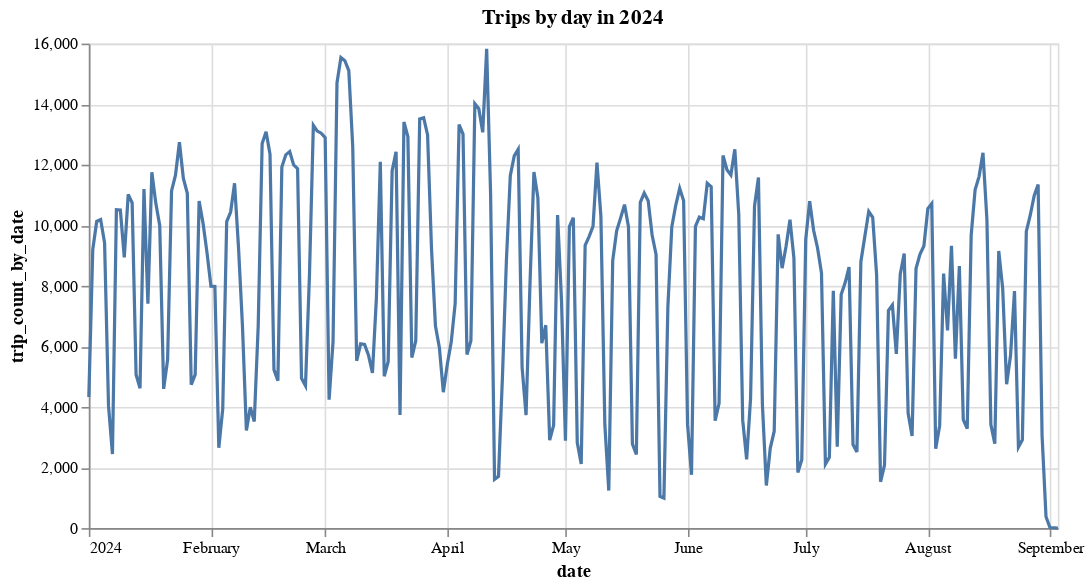

Here is the notebook cell this chart was saved with:
### Code cell
(
    alt.Chart(trips_by_date_df).mark_line().encode(
        x="date",
        y="trip_count_by_date"
    ).properties(
        title="Trips by day in 2024",
        width=600
    )
).show()

### Figure 1 — Vega-Lite specification as saved in the notebook (floating-point values rounded to 4 significant figures; data arrays with more than 128 entries replaced by an {"elided": "..."} marker saying what was removed)
{"config": {"view": {"continuousWidth": 300, "continuousHeight": 300}}, "data": {"name": "data-1fae07b4fd9bed3a73a1f1bd6c52a407"}, "mark": {"type": "line"}, "encoding": {"x": {"field": "date", "type": "temporal"}, "y": {"field": "trip_count_by_date", "type": "quantitative"}}, "title": "Trips by day in 2024", "width": 600, "$schema": "https://vega.github.io/schema/vega-lite/v5.20.1.json", "datasets": {"data-1fae07b4fd9bed3a73a1f1bd6c52a407": {"elided": "246 records"}}}
